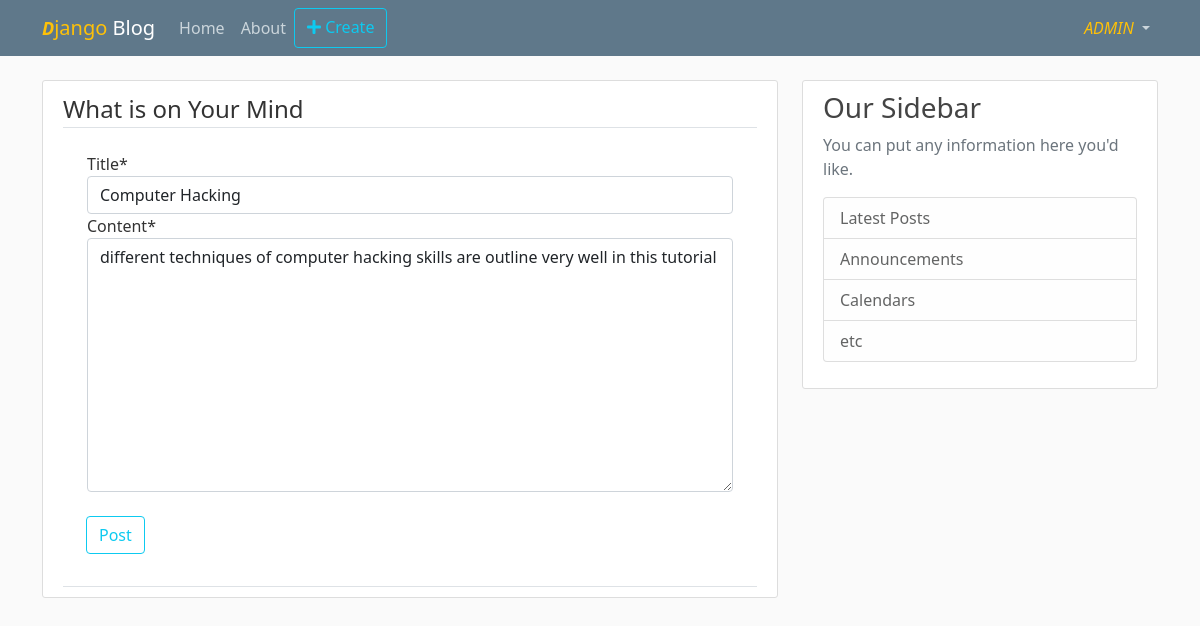
Page /post/2/update/ (signed in) on the committed database.
### posts/models.py (models this page shows, shortened)
class Post(models.Model):
    title = models.CharField(max_length=255)
    content = models.TextField()
    date_posted = models.DateTimeField(auto_now_add=timezone.now())
    author = models.ForeignKey(User, on_delete=models.CASCADE)

### posts/views.py (the view, shortened to what this page needs)
# urls.py: path('post/<int:pk>/update/', views.PostUpdateView.as_view(), name='post-update'),
class PostUpdateView(LoginRequiredMixin,UserPassesTestMixin, UpdateView):
    model=Post
    fields=['title','content']
    def test_func(self):
        post = self.get_object()
        if self.request.user==post.author:
            return True
        return False

### posts/templates/posts/post_form.html (shortened to what this page needs)
{% extends "posts/base.html" %}
{% load crispy_forms_tags %}
{% block content%}
<div >
   <div class="content-section">
       <form action="" method="POST">
           <fieldset class="form-group">
               <legend class="border-bottom mb-4 "> What is on Your Mind</legend>
               <div class="container ">
                {{form|crispy}}
               </div>
           </fieldset>
           <div class="form-group">
               <button class="btn btn-outline-info mt-4 mb-3" style="margin-left: 23px;" type ="submit">Post</button>
           </div>
         <div class="border-bottom pt-3"></div>
       </form>
   </div>
</div>
{% endblock%}

### posts/templates/posts/base.html (shortened to what this page needs)
{% load static %}
<!DOCTYPE html>
<html lang="en">
<head>
    <link rel="stylesheet" type="text/css" href={% static 'css/bootstrap.min.css' %}>
    <link rel="stylesheet" type="text/css" href={% static 'css/main.css' %}>
    <link rel="stylesheet" type="text/css" href={% static 'fontawesome/css/all.min.css' %}>
    <link rel="stylesheet" type="text/css" href={% static 'fontawesome/css/fontawesome.min.css' %}>
</head>
<body>
    <header class="site-header">
        <nav class="navbar navbar-expand-md navbar-dark bg-steel fixed-top">
          <div class="container">
            <a class="navbar-brand mr-4" href="{% url 'home' %}"> <span  class ="text-warning"><span
              style="font-style: oblique; font-weight: 800; font-size: large;">D</span>jango</span> Blog</a>
            <div class="collapse navbar-collapse" id="navbarSupportedContent">
              <div class="navbar-nav ">
                <a class="nav-item nav-link" href="{% url 'home' %}">Home</a>
                <a class="nav-item nav-link" href="{% url 'about' %}">About</a>
                <a href="{% url 'post-create' %}"  class="btn btn-outline-info"><i class="fas fa-plus"></i> Create</a>
              </div>
              <div class="navbar-nav ms-auto ">
                {% if user.is_authenticated %}
                <li class="nav-item dropdown">
                  <a class="nav-link dropdown-toggle" href="#" id="navbarDropdown" role="button" data-bs-toggle="dropdown" aria-expanded="false">
                    <span class="text-warning text-uppercase" style="font-style: oblique; font-weight: 200;" >{{request.user}}</span>
                  </a>
                </li>
                {% else %}
                <a class="nav-item nav-link" href="{% url 'login' %}">Login</a>
                <a class="nav-item nav-link" href="{% url 'register' %}">Register</a>
                {% endif %}
              </div>
            </div>
          </div>
        </nav>
      </header>
      <main role="main" class="container">
        <div class="row">
          <div class="col-md-8">
            {% block content %}{% endblock %}
          </div>
          <div class="col-md-4">
            <div class="content-section">
              <h3>Our Sidebar</h3>
              <p class='text-muted'>You can put any information here you'd like.
                <ul class="list-group">
                  <li class="list-group-item list-group-item-light">Latest Posts</li>
                  <li class="list-group-item list-group-item-light">Announcements</li>
                  <li class="list-group-item list-group-item-light">Calendars</li>
                  <li class="list-group-item list-group-item-light">etc</li>
                </ul>
              </p>
            </div>
          </div>
        </div>
      </main>
</body>
</html>

### static/css/main.css (style rules this page uses)
body { background: #fafafa; color: #333333; margin-top: 5rem; }
h1, h2, h3, h4, h5, h6 { color: #444444; }
a { text-decoration: none; }
ul { margin: 0; }
.bg-steel { background-color: #5f788a; }
.site-header .navbar-nav .nav-link { color: #cbd5db; }
.content-section { background: #ffffff; padding: 10px 20px; border: 1px solid #dddddd; border-radius: 3px; margin-bottom: 20px; }

### rows in the picture
Post: title "Computer Hacking", content "different techniques of computer hacking skills are outline very well in this tutorial"

### other values in the picture
{{ request.user }} "ADMIN"
